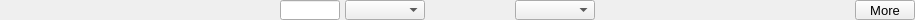
    <widget class="PyDMFrame" name="composite">
      <property name="geometry">
        <rect>
          <x>10</x>
          <y>470</y>
          <width>915</width>
          <height>20</height>
        </rect>
      </property>
      <widget class="PyDMLabel" name="text_update_126">
        <property name="geometry">
          <rect>
            <x>0</x>
            <y>1</y>
            <width>110</width>
            <height>18</height>
          </rect>
        </property>
        <property name="toolTip">
          <string>PV: ${P}CB1:PortName_RBV</string>
        </property>
        <property name="channel" stdset="0">
          <string>ca://${P}CB1:PortName_RBV</string>
        </property>
        <property name="displayFormat" stdset="0">
          <enum>PyDMLabel::String</enum>
        </property>
        <property name="font" stdset="0">
          <font>
            <pointsize>10</pointsize>
          </font>
        </property>
        <property name="alignment">
          <set>Qt::AlignCenter</set>
        </property>
        <property name="textInteractionFlags">
          <set>Qt::TextSelectableByKeyboard|Qt::TextSelectableByMouse</set>
        </property>
        <property name="styleSheet">
          <string notr="true">PyDMLabel#text_update_126 {
  color: rgb(10, 0, 184);
  background-color: rgb(187, 187, 187);
  }</string>
        </property>
      </widget>
      <widget class="PyDMLabel" name="text_update_127">
        <property name="geometry">
          <rect>
            <x>115</x>
            <y>1</y>
            <width>160</width>
            <height>18</height>
          </rect>
        </property>
        <property name="toolTip">
          <string>PV: ${P}CB1:PluginType_RBV</string>
        </property>
        <property name="channel" stdset="0">
          <string>ca://${P}CB1:PluginType_RBV</string>
        </property>
        <property name="displayFormat" stdset="0">
          <enum>PyDMLabel::String</enum>
        </property>
        <property name="font" stdset="0">
          <font>
            <pointsize>10</pointsize>
          </font>
        </property>
        <property name="alignment">
          <set>Qt::AlignCenter</set>
        </property>
        <property name="textInteractionFlags">
          <set>Qt::TextSelectableByKeyboard|Qt::TextSelectableByMouse</set>
        </property>
        <property name="styleSheet">
          <string notr="true">PyDMLabel#text_update_127 {
  color: rgb(10, 0, 184);
  background-color: rgb(187, 187, 187);
  }</string>
        </property>
      </widget>
      <widget class="PyDMLineEdit" name="text_entry_21">
        <property name="geometry">
          <rect>
            <x>280</x>
            <y>0</y>
            <width>60</width>
            <height>20</height>
          </rect>
        </property>
        <property name="channel" stdset="0">
          <string>ca://${P}CB1:NDArrayPort</string>
        </property>
        <property name="toolTip">
          <string>${P}CB1:NDArrayPort</string>
        </property>
        <property name="font" stdset="0">
          <font>
            <pointsize>10</pointsize>
          </font>
        </property>
        <property name="styleSheet">
          <string notr="true">PyDMLineEdit#text_entry_21 {
  color: rgb(0, 0, 0);
  background-color: rgb(115, 223, 255);
  border: 1px solid black;
  margin: 0px;
  padding: 0px;
  spacing: 0px;
  }</string>
        </property>
      </widget>
      <widget class="PyDMEnumComboBox" name="menu_42">
        <property name="geometry">
          <rect>
            <x>345</x>
            <y>0</y>
            <width>80</width>
            <height>20</height>
          </rect>
        </property>
        <property name="toolTip">
          <string>${P}CB1:EnableCallbacks</string>
        </property>
        <property name="channel" stdset="0">
          <string>ca://${P}CB1:EnableCallbacks</string>
        </property>
        <property name="font" stdset="0">
          <font>
            <pointsize>10</pointsize>
          </font>
        </property>
        <property name="styleSheet">
          <string notr="true">PyDMEnumComboBox#menu_42 {
  color: rgb(0, 0, 0);
  background-color: rgb(115, 223, 255);
  }</string>
        </property>
      </widget>
      <widget class="PyDMLabel" name="text_update_128">
        <property name="geometry">
          <rect>
            <x>430</x>
            <y>1</y>
            <width>80</width>
            <height>18</height>
          </rect>
        </property>
        <property name="toolTip">
          <string>PV: ${P}CB1:EnableCallbacks_RBV</string>
        </property>
        <property name="channel" stdset="0">
          <string>ca://${P}CB1:EnableCallbacks_RBV</string>
        </property>
        <property name="font" stdset="0">
          <font>
            <pointsize>10</pointsize>
          </font>
        </property>
        <property name="alignment">
          <set>Qt::AlignCenter</set>
        </property>
        <property name="textInteractionFlags">
          <set>Qt::TextSelectableByKeyboard|Qt::TextSelectableByMouse</set>
        </property>
        <property name="styleSheet">
          <string notr="true">PyDMLabel#text_update_128 {
  color: rgb(10, 0, 184);
  background-color: rgb(70, 70, 70);
  }</string>
        </property>
      </widget>
      <widget class="PyDMEnumComboBox" name="menu_43">
        <property name="geometry">
          <rect>
            <x>515</x>
            <y>0</y>
            <width>80</width>
            <height>20</height>
          </rect>
        </property>
        <property name="toolTip">
          <string>${P}CB1:BlockingCallbacks</string>
        </property>
        <property name="channel" stdset="0">
          <string>ca://${P}CB1:BlockingCallbacks</string>
        </property>
        <property name="font" stdset="0">
          <font>
            <pointsize>10</pointsize>
          </font>
        </property>
        <property name="styleSheet">
          <string notr="true">PyDMEnumComboBox#menu_43 {
  color: rgb(0, 0, 0);
  background-color: rgb(115, 223, 255);
  }</string>
        </property>
      </widget>
      <widget class="PyDMRelatedDisplayButton" name="related_display_21">
        <property name="geometry">
          <rect>
            <x>855</x>
            <y>0</y>
            <width>60</width>
            <height>20</height>
          </rect>
        </property>
        <property name="toolTip">
          <string>More</string>
        </property>
        <property name="text">
          <string>More</string>
        </property>
        <property name="showIcon" stdset="0">
          <bool>true</bool>
        </property>
        <property name="font" stdset="0">
          <font>
            <pointsize>10</pointsize>
          </font>
        </property>
        <property name="styleSheet">
          <string notr="true">PyDMRelatedDisplayButton#related_display_21 {
  color: rgb(0, 0, 0);
  background-color: rgb(115, 223, 255);
  }</string>
        </property>
        <property name="titles" stdset="0">
          <stringlist>
            <string>CB1:</string>
          </stringlist>
        </property>
        <property name="filenames" stdset="0">
          <stringlist>
            <string>CircularBuffPlugin_V26.ui</string>
          </stringlist>
        </property>
        <property name="macros" stdset="0">
          <stringlist>
            <string>P=${P},R=CB1:</string>
          </stringlist>
        </property>
        <property name="openInNewWindow" stdset="0">
          <bool>true</bool>
        </property>
      </widget>
      <widget class="PyDMLabel" name="text_update_129">
        <property name="geometry">
          <rect>
            <x>770</x>
            <y>1</y>
            <width>80</width>
            <height>18</height>
          </rect>
        </property>
        <property name="toolTip">
          <string>PV: ${P}CB1:ArrayRate_RBV</string>
        </property>
        <property name="channel" stdset="0">
          <string>ca://${P}CB1:ArrayRate_RBV</string>
        </property>
        <property name="font" stdset="0">
          <font>
            <pointsize>10</pointsize>
          </font>
        </property>
        <property name="alignment">
          <set>Qt::AlignCenter</set>
        </property>
        <property name="textInteractionFlags">
          <set>Qt::TextSelectableByKeyboard|Qt::TextSelectableByMouse</set>
        </property>
        <property name="styleSheet">
          <string notr="true">PyDMLabel#text_update_129 {
  color: rgb(10, 0, 184);
  background-color: rgb(187, 187, 187);
  }</string>
        </property>
      </widget>
      <widget class="PyDMLabel" name="text_update_130">
        <property name="geometry">
          <rect>
            <x>685</x>
            <y>1</y>
            <width>80</width>
            <height>18</height>
          </rect>
        </property>
        <property name="toolTip">
          <string>PV: ${P}CB1:QueueFree</string>
        </property>
        <property name="channel" stdset="0">
          <string>ca://${P}CB1:QueueFree</string>
        </property>
        <property name="font" stdset="0">
          <font>
            <pointsize>10</pointsize>
          </font>
        </property>
        <property name="alignment">
          <set>Qt::AlignCenter</set>
        </property>
        <property name="textInteractionFlags">
          <set>Qt::TextSelectableByKeyboard|Qt::TextSelectableByMouse</set>
        </property>
        <property name="styleSheet">
          <string notr="true">PyDMLabel#text_update_130 {
  color: rgb(10, 0, 184);
  background-color: rgb(70, 70, 70);
  }</string>
        </property>
      </widget>
      <widget class="PyDMLabel" name="text_update_131">
        <property name="geometry">
          <rect>
            <x>600</x>
            <y>1</y>
            <width>80</width>
            <height>18</height>
          </rect>
        </property>
        <property name="toolTip">
          <string>PV: ${P}CB1:DroppedArrays_RBV</string>
        </property>
        <property name="channel" stdset="0">
          <string>ca://${P}CB1:DroppedArrays_RBV</string>
        </property>
        <property name="font" stdset="0">
          <font>
            <pointsize>10</pointsize>
          </font>
        </property>
        <property name="alignment">
          <set>Qt::AlignCenter</set>
        </property>
        <property name="textInteractionFlags">
          <set>Qt::TextSelectableByKeyboard|Qt::TextSelectableByMouse</set>
        </property>
        <property name="styleSheet">
          <string notr="true">PyDMLabel#text_update_131 {
  color: rgb(10, 0, 184);
  background-color: rgb(187, 187, 187);
  }</string>
        </property>
      </widget>
    </widget>
